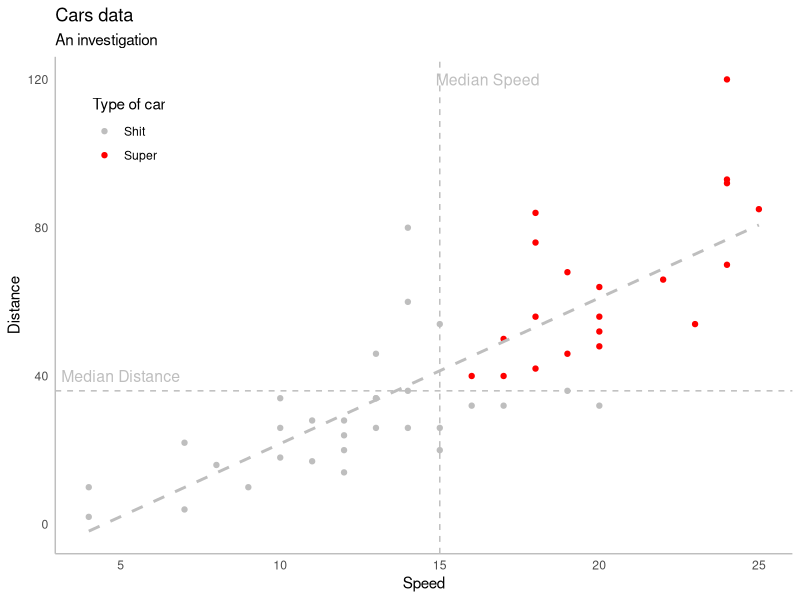

R code for this plot:
## ---- chunk 1
options(htmltools.dir.version = FALSE)
knitr::opts_chunk$set(dev = 'svg')
options(device = function(file, width, height) {
  svg(tempfile(), width = width, height = height)
})
library(tidyverse)
## ---- chunk 2
library(tidyverse)

play_data <- cars
median_speed <- median(play_data$speed)
median_dist <- median(play_data$dist)
play_data$fast_long <- factor(ifelse(play_data$speed > median_speed & play_data$dist>median_dist, 1, 0),
                              labels = c("Shit", "Super"))
## ---- chunk 3

my_plot <- ggplot(play_data, aes(x = speed, y = dist,
                                 color =  fast_long)) +
  geom_point()+
  labs(title = "Cars data",
       subtitle = "An investigation",
       x = "Speed",
       y = "Distance",
       color = "Type of car") + 
  theme_minimal() + 
  scale_color_manual(values = c("grey", "red"))+
  theme(panel.grid = element_blank(),
        axis.line = element_line(color = "grey"),
        legend.position = c(.10,.85)) + 
  geom_smooth(method="lm", color = "grey", 
              linetype = "dashed", se = FALSE) + 
  geom_hline(yintercept = median_dist,
             color = "grey", linetype = "dashed") + 
  geom_vline(xintercept = median_speed,
             color = "grey", linetype = "dashed") + 
  annotate("text", label = "Median Distance",
           x = 5, y = median_dist + 4, size = 4,
           colour = "grey")+
  annotate("text", label = "Median Speed", 
           x = median_speed + 1.5, y = 120,
           size = 4, colour = "grey")
## ---- chunk 4
my_plot
